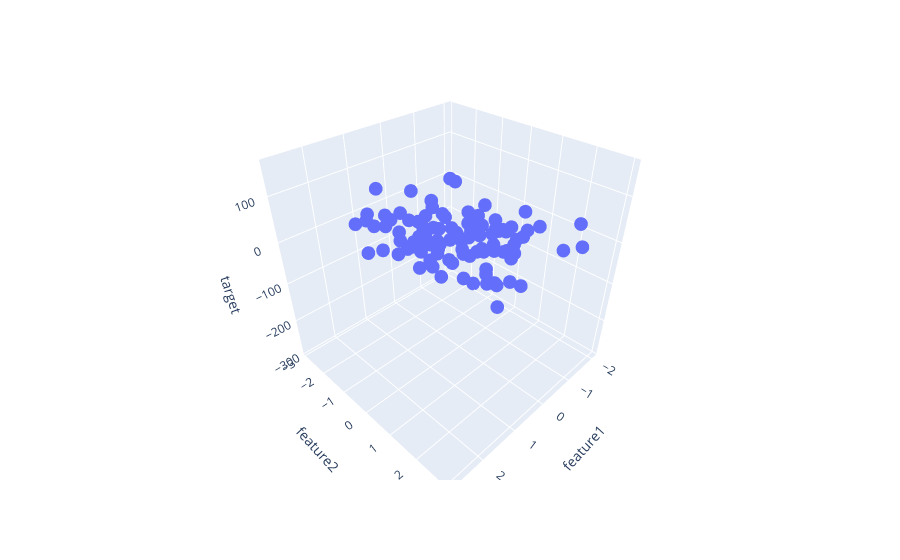

Write notebook code for a chart like this one.
### Code cell
# 3d plot 
px.scatter_3d(df, x='feature1', y='feature2', z='target')
